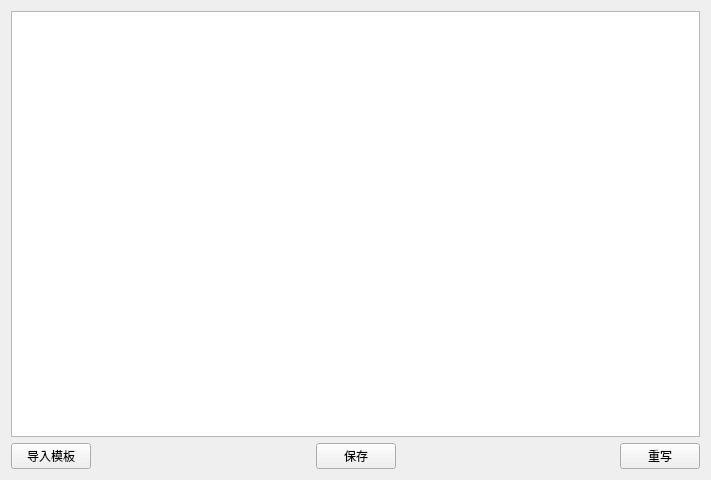
<?xml version="1.0" encoding="UTF-8"?>
<ui version="4.0">
 <class>newStrategyWidget</class>
 <widget class="QWidget" name="newStrategyWidget">
  <property name="geometry">
   <rect>
    <x>0</x>
    <y>0</y>
    <width>711</width>
    <height>480</height>
   </rect>
  </property>
  <property name="windowTitle">
   <string>新建策略</string>
  </property>
  <layout class="QVBoxLayout" name="verticalLayout">
   <item>
    <widget class="TextEdit" name="textEdit"/>
   </item>
   <item>
    <layout class="QHBoxLayout" name="horizontalLayout">
     <item>
      <widget class="QPushButton" name="btnImportTemplate">
       <property name="text">
        <string>导入模板</string>
       </property>
      </widget>
     </item>
     <item>
      <spacer name="horizontalSpacer">
       <property name="orientation">
        <enum>Qt::Horizontal</enum>
       </property>
       <property name="sizeHint" stdset="0">
        <size>
         <width>40</width>
         <height>20</height>
        </size>
       </property>
      </spacer>
     </item>
     <item>
      <widget class="QPushButton" name="btnSaveStrategy">
       <property name="text">
        <string>保存</string>
       </property>
      </widget>
     </item>
     <item>
      <spacer name="horizontalSpacer_2">
       <property name="orientation">
        <enum>Qt::Horizontal</enum>
       </property>
       <property name="sizeHint" stdset="0">
        <size>
         <width>40</width>
         <height>20</height>
        </size>
       </property>
      </spacer>
     </item>
     <item>
      <widget class="QPushButton" name="btnRewriteStrategy">
       <property name="text">
        <string>重写</string>
       </property>
      </widget>
     </item>
    </layout>
   </item>
  </layout>
 </widget>
 <customwidgets>
  <customwidget>
   <class>TextEdit</class>
   <extends>QTextEdit</extends>
   <header location="global">notepad.h</header>
  </customwidget>
 </customwidgets>
 <resources/>
 <connections/>
</ui>
